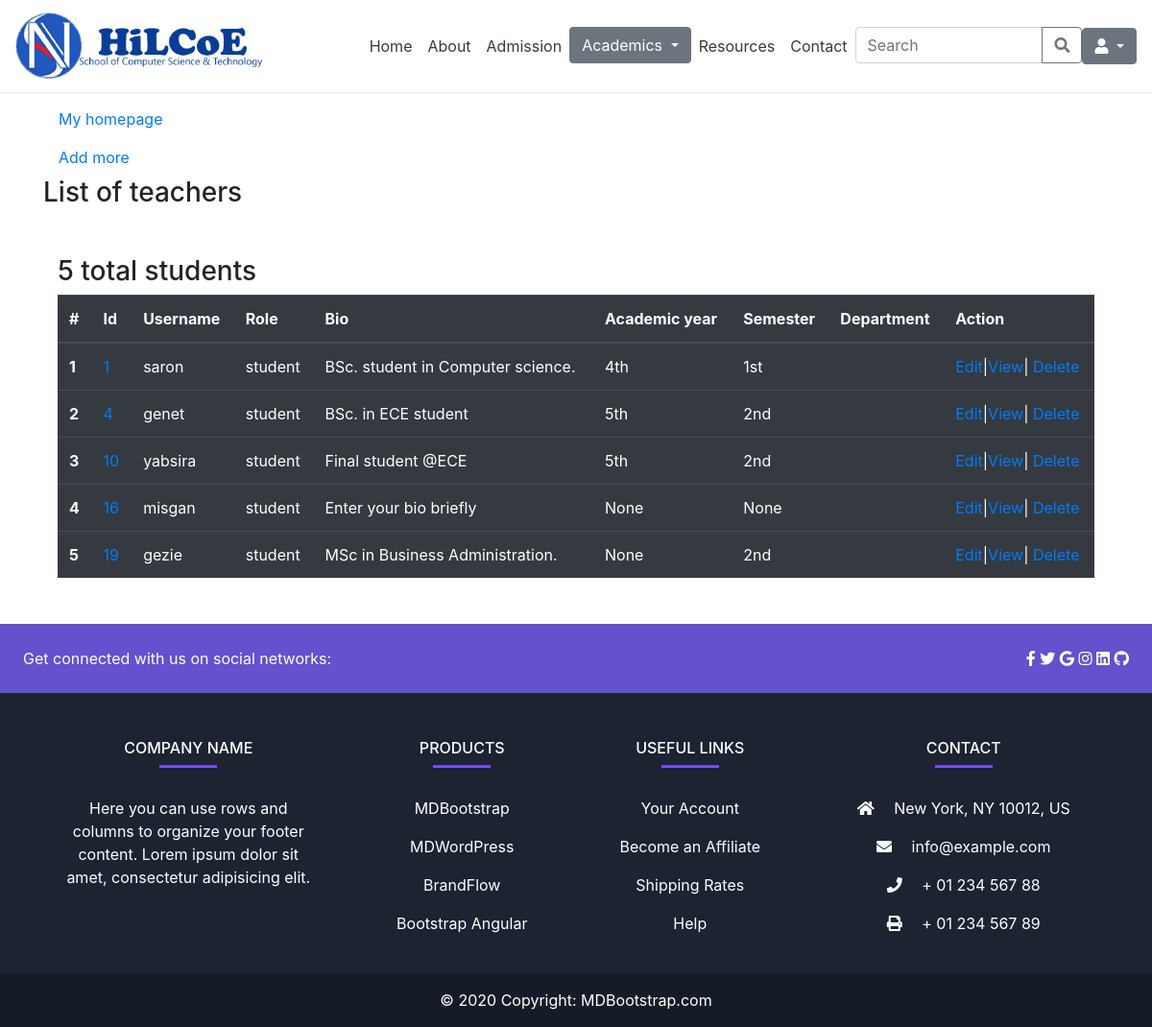
/admin_app/student_list/, run on the app's committed database.
### admin_app/models.py (models this page shows, shortened)
class UserProfile(models.Model):
    user = models.OneToOneField(User, on_delete=models.CASCADE)
    bio = models.TextField(default='Enter your bio briefly')
    role = models.CharField(max_length=20, choices=roles)
    department = models.ForeignKey(Department, on_delete=models.CASCADE, null=True, blank=True)
    academic_year = models.CharField(max_length=20, choices=year, null=True, blank=True)
    semester = models.CharField(max_length=20, choices=semester, null=True, blank=True)
    title = models.CharField(max_length=20, choices=title_choices, null=True, blank=True)
    stream = models.ForeignKey(Stream, on_delete=models.CASCADE, null=True, blank=True)
    program = models.ForeignKey(Program, on_delete=models.CASCADE, null=True, blank=True)
    position = models.CharField(max_length=50, choices=position, null=True, blank=True)

### admin_app/views.py (the view)
# urls.py: path('student_list/', views.student_list, name='student-list'),
def student_list(request):
   students = UserProfile.objects.filter(role='student')
   number_of_students = students.count()
   context = {
      'students': students,
      'number_of_students': number_of_students,
   }
   return render(request, 'admin_app/student/student_list.html', context)

### templates/admin_app/student/student_list.html (shortened to what this page needs)
{% extends 'base.html' %}
{% block content %}
<div class="container my-5">
    <a class="nav-link text-black" href="{% if user.is_superuser or user.is_staff %}
            {% url 'admin-dashboard' %}
            {% else %}
                {% url 'cs-bsc' %}
            {% endif %}">My homepage
    </a>
    <a class="nav-link text-black" href="{% url 'add-student' %}"> Add more </a>
    <h3>List of teachers </h3>
    <div class="container my-5">
        <h3>{{ number_of_students }} total students </h3>
        <table class="table table-dark">
          <thead>
            <tr>
              <th scope="col">#</th>
              <th scope="col">Id</th>
              <th scope="col"> Username </th>
              <th scope="col">Role</th>
              <th scope="col">Bio</th>
              <th scope="col">Academic year</th>
              <th scope="col">Semester</th>
              <th scope="col">Department</th>
              <th scope="col">Action</th>
            </tr>
          </thead>
          <tbody>
            {% for student in students %}
            <tr>
              <th scope="row">{{ forloop.counter }}</th>
              <td><a href="{% url 'student-detail' student_id=student.pk %}">{{ student.pk }}</a></td>
              <td>{{ student.user.username }}</td>
              <td>{{ student.role }}</td>
              <td>{{ student.bio|truncatechars:50 }}</td>
              <td> {{ student.academic_year }} </td>
              <td> {{ student.semester }} </td>
              <td> {{ teacher.department }} </td>
              <td><a href="{% url 'student-edit' student_id=student.pk %}">Edit</a>|<a href="{% url 'student-detail' student_id=student.pk %}">View</a>|
                <a href="{% url 'student-delete' student_id=student.pk %}">Delete</a></td>
            </tr>
            {% endfor %}
          </tbody>
        </table>
    </div>
    </div>
{% endblock %}

### data on the page
UserProfile: pk "1", user.username "saron", role "student", bio "BSc. student in Computer science.", academic_year "4th", semester "1st"
UserProfile: pk "4", user.username "genet", role "student", bio "BSc. in ECE student", academic_year "5th", semester "2nd"
UserProfile: pk "10", user.username "yabsira", role "student", bio "Final student @ECE", academic_year "5th", semester "2nd"
UserProfile: pk "16", user.username "misgan", role "student", bio "Enter your bio briefly", academic_year "None", semester "None"
UserProfile: pk "19", user.username "gezie", role "student", bio "MSc in Business Administration.", academic_year "None", semester "2nd"

### other printed values
{{ number_of_students }} "5"
